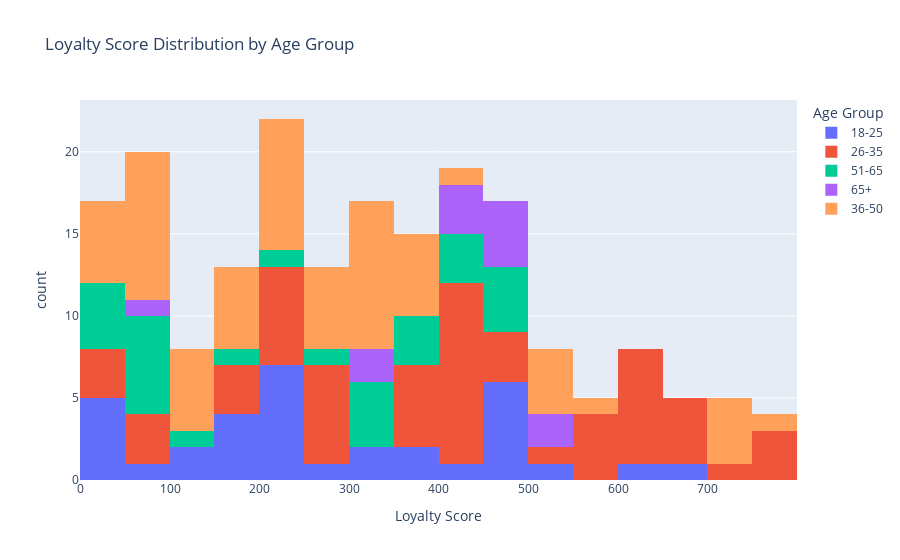

The notebook cell this image was saved under:
### Code cell
# Derived metrics
df['Savings to Income Ratio'] = df['Estimated Savings (k$)'] / df['Annual Income (k$)']
df['Loyalty Score'] = df['Loyalty Years'] * df['Spending Score (1-100)']

# Visualize Loyalty Score
px.histogram(df, x='Loyalty Score', nbins=30, color='Age Group',
             title='Loyalty Score Distribution by Age Group')

### Figure 1 — Plotly figure (JSON) as saved in the notebook; plotly's stock layout.template omitted (floating-point values rounded to 4 significant figures)
{"data": [{"bingroup": "x", "hovertemplate": "Age Group=18-25<br>Loyalty Score=%{x}<br>count=%{y}<extra></extra>", "legendgroup": "18-25", "marker": {"color": "#636efa", "pattern": {"shape": ""}}, "name": "18-25", "nbinsx": 30, "orientation": "v", "showlegend": true, "type": "histogram", "x": [117, 486, 12, 462, 456, 658, 462, 474, 330, 438, 522, 365, 486, 375, 644, 325, 220, 236, 208, 228, 220, 260, 196, 164, 168, 216, 184, 200, 87, 136, 10, 20, 36, 10], "xaxis": "x", "yaxis": "y"}, {"bingroup": "x", "hovertemplate": "Age Group=26-35<br>Loyalty Score=%{x}<br>count=%{y}<extra></extra>", "legendgroup": "26-35", "marker": {"color": "#EF553B", "pattern": {"shape": ""}}, "name": "26-35", "nbinsx": 30, "orientation": "v", "showlegend": true, "type": "histogram", "x": [200, 18, 432, 792, 175, 784, 175, 438, 574, 366, 438, 366, 235, 210, 210, 360, 270, 255, 235, 270, 360, 210, 250, 275, 280, 462, 426, 616, 438, 504, 651, 160, 609, 679, 444, 88, 630, 623, 468, 3, 438, 581, 651, 760, 378, 450, 602, 414, 720, 602, 616, 679, 408, 92, 414, 24, 553, 444, 72, 581], "xaxis": "x", "yaxis": "y"}, {"bingroup": "x", "hovertemplate": "Age Group=51-65<br>Loyalty Score=%{x}<br>count=%{y}<extra></extra>", "legendgroup": "51-65", "marker": {"color": "#00cc96", "pattern": {"shape": ""}}, "name": "51-65", "nbinsx": 30, "orientation": "v", "showlegend": true, "type": "histogram", "x": [18, 90, 174, 84, 24, 20, 280, 480, 350, 322, 472, 408, 392, 448, 376, 408, 464, 322, 468, 344, 301, 66, 25, 245, 65, 90, 84, 144], "xaxis": "x", "yaxis": "y"}, {"bingroup": "x", "hovertemplate": "Age Group=65+<br>Loyalty Score=%{x}<br>count=%{y}<extra></extra>", "legendgroup": "65+", "marker": {"color": "#ab63fa", "pattern": {"shape": ""}}, "name": "65+", "nbinsx": 30, "orientation": "v", "showlegend": true, "type": "histogram", "x": [98, 414, 504, 468, 432, 495, 328, 495, 531, 450, 344, 432], "xaxis": "x", "yaxis": "y"}, {"bingroup": "x", "hovertemplate": "Age Group=36-50<br>Loyalty Score=%{x}<br>count=%{y}<extra></extra>", "legendgroup": "36-50", "marker": {"color": "#FFA15A", "pattern": {"shape": ""}}, "name": "36-50", "nbinsx": 30, "orientation": "v", "showlegend": true, "type": "histogram", "x": [52, 20, 192, 155, 70, 85, 104, 216, 168, 385, 364, 315, 246, 300, 252, 371, 288, 294, 330, 264, 322, 322, 343, 240, 329, 252, 336, 392, 210, 413, 399, 200, 348, 728, 210, 760, 525, 45, 525, 28, 216, 85, 704, 100, 532, 80, 3, 156, 525, 100, 108, 52, 40, 736, 160, 75, 234, 68, 595, 728, 80, 140], "xaxis": "x", "yaxis": "y"}], "layout": {"barmode": "relative", "legend": {"title": {"text": "Age Group"}, "tracegroupgap": 0}, "title": {"text": "Loyalty Score Distribution by Age Group"}, "xaxis": {"anchor": "y", "domain": [0, 1], "title": {"text": "Loyalty Score"}}, "yaxis": {"anchor": "x", "domain": [0, 1], "title": {"text": "count"}}}}
